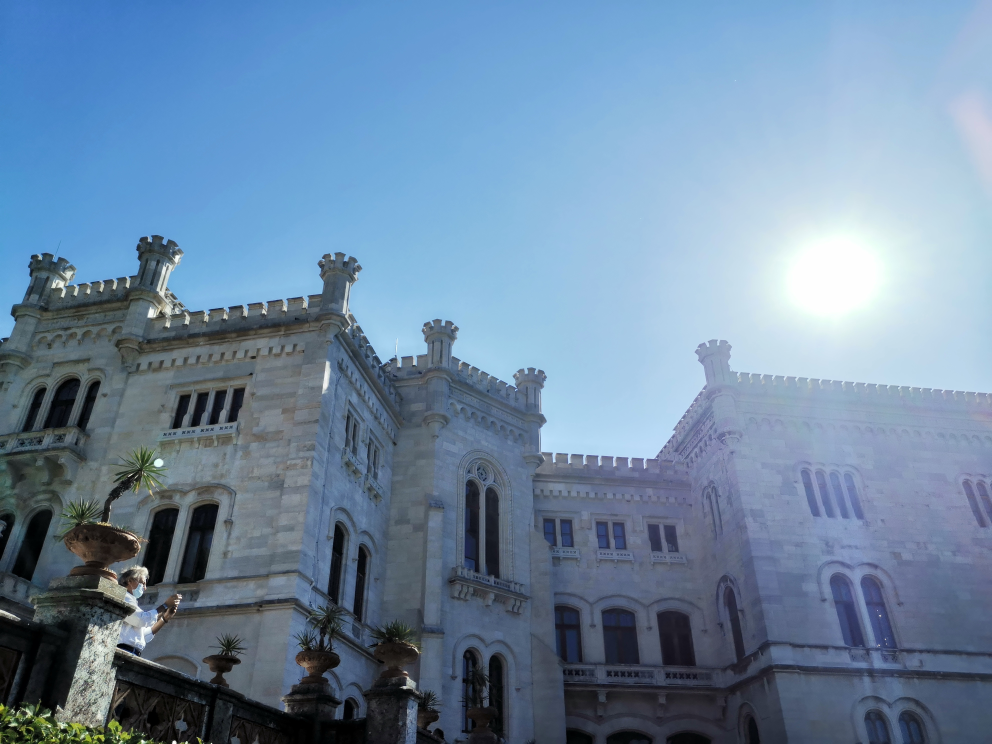
%> input picture matlab code/CastelloDiMiramare.jpg, 3968 x 2976 px (shown at 1/4 size)
$ octave mainHW.m   (GNU Octave 9; MATLAB toolbox functions it lacks are replaced by stand-ins)
%> lines starting %> are read from the running program, lines starting %| are printed output that depends on the picture; in (x1, y1, x2, y2) boxes, pixels count from 0 and x2, y2 are one past the last pixel; in counts of white or black regions, pixels touching at a corner belong together; the program's own positions count from 1
### matlab code/compute_edges.m
function [edges] = compute_edges(im_rgb,useGaussfilt)
img = im2double(im_rgb);
switch(useGaussfilt)
    case 1
        I = rgb2gray(img)./255;
        edges = edge(I, 'canny', [0.09 0.1], 1.4142);
    case 2
        img([1500:end],[1:end]) = imgaussfilt(img([1500:end],[1:end]),5);
        I = rgb2gray(img)./255;
        edges = edge(I, 'canny', [0.09 0.1], 1.4142);
    case 3
        img = imgaussfilt(img, 7);
        I = rgb2gray(img)./255;
        edges = edge(I, 'canny', [0.09 0.1], 1.4142);
    case 4
        img = histeq(img);
        img(1:end,3000:end) = imgaussfilt(img(1:end,3000:end),8);
        I = rgb2gray(img)./255;
        edges = edge(I, 'canny', [0.09 0.5], 1.4142);
    case 5
        img([1300:end],[1:end]) = imgaussfilt(img([1300:end],[1:end]),4);
        I = rgb2gray(img)./255;
        edges = edge(I, 'canny', [0.09 0.5], 1.4142);
    case 6
        img = histeq(img);
        img([1500:end],[1:end]) = imgaussfilt(img([1500:end],[1:end]),8);
        I = rgb2gray(img)./255;
        edges = edge(I, 'canny', 0.09, 1.4142);
    case 7
        img = histeq(img);
        img = imgaussfilt(img,8);
        I = rgb2gray(img)./255;
        edges = edge(I, 'canny', 0.09, 0.1);
    case 8
        I = double(rgb2gray(im_rgb))./255;
        [BW, th] = edge(I,'canny');
        th_modified = th.*[1.5, 2.5];
        edges = edge(I,'canny', th_modified);

end
end

### matlab code/mainHW.m
%% Initialization
clc
clear all
close all
% true if wanted to display all the images
debug = false;
% if true constant selection of lines, if false manual selection
auto_selection = true;
%% Load the image
im_rgb = imread('CastelloDiMiramare.jpg');

IMG_MAX_SIZE = max(size(im_rgb));
%> IMG_MAX_SIZE = 3968

if debug
    figure, imshow(im_rgb);
end
%% Extract the lines
% compute edges
edgs1 = compute_edges(im_rgb,1);
%> in compute_edges, `I = rgb2gray(img)./255;`:
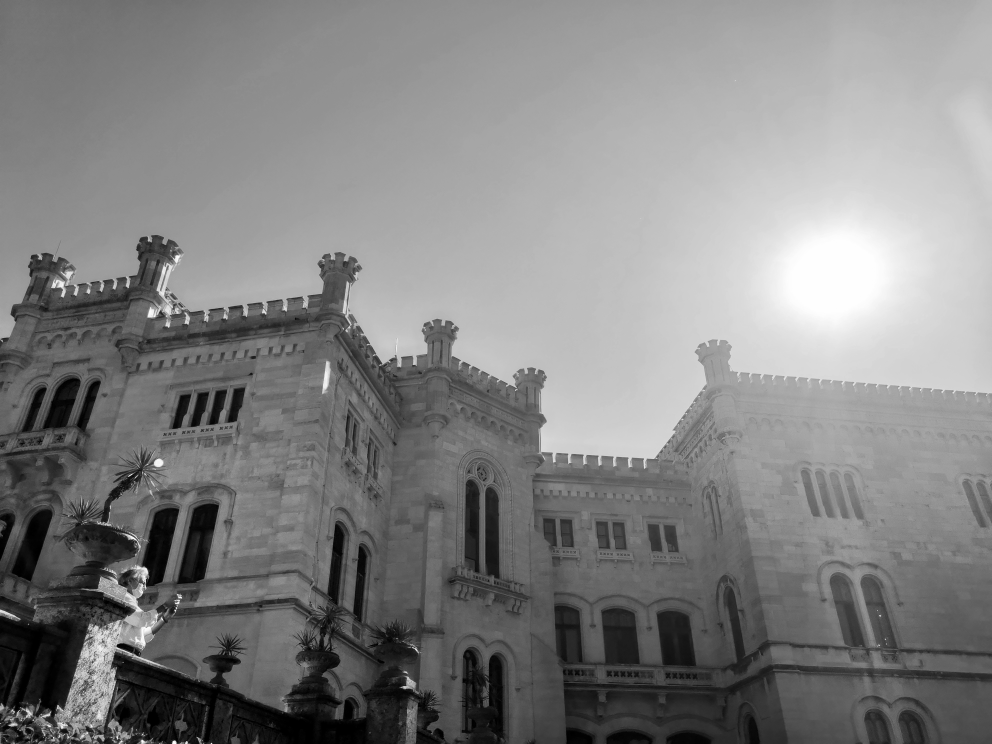
%> I: size 2976x3968 double (shown at 1/4 size); min 0, max 0.00392, mean 0.00201; drawn with min black and max white
%> in compute_edges, `edges = edge(I, 'canny', [0.09 0.1], 1.4142);`:
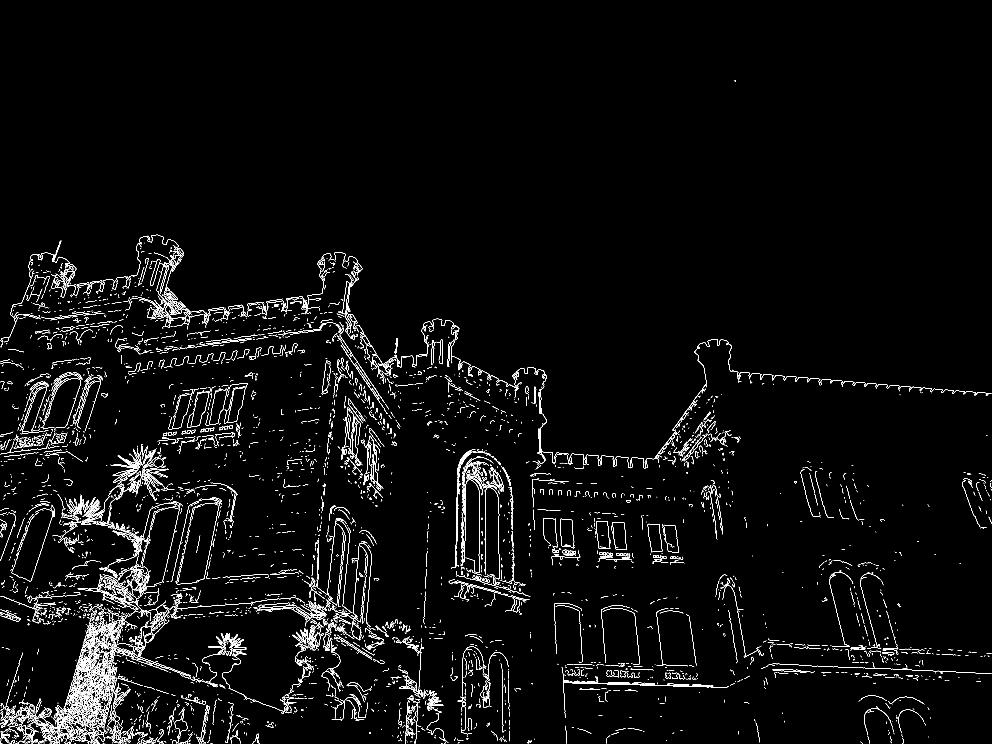
%> edges: size 2976x3968 logical (shown at 1/4 size); 1.6% white in thin lines or dots, all inside (x1, y1, x2, y2) = (1, 320, 3967, 2975)
edgs2 = compute_edges(im_rgb,2);
%> call 2 of compute_edges, with useGaussfilt = 2
%> in compute_edges (call 2), `edges = edge(I, 'canny', [0.09 0.1], 1.4142);`:
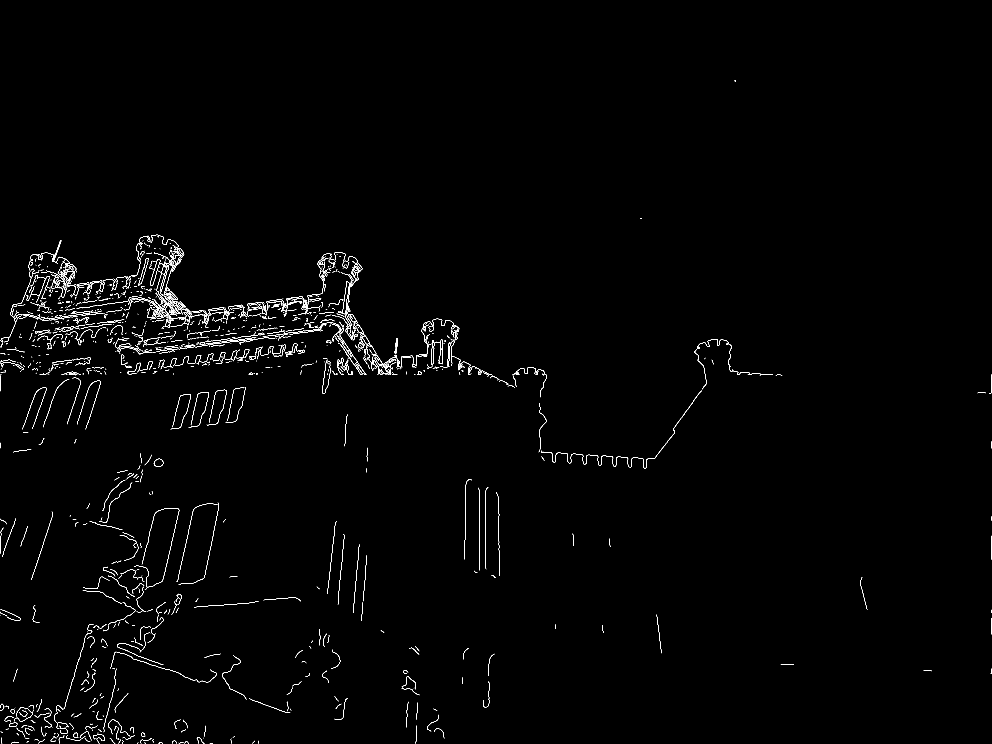
%> edges: size 2976x3968 logical (shown at 1/4 size); 0.55% white in thin lines or dots, all inside (x1, y1, x2, y2) = (1, 320, 3967, 2975)
edgs3 = compute_edges(im_rgb,3);
%> call 3 of compute_edges, with useGaussfilt = 3
%> in compute_edges (call 3), `edges = edge(I, 'canny', [0.09 0.1], 1.4142);`:
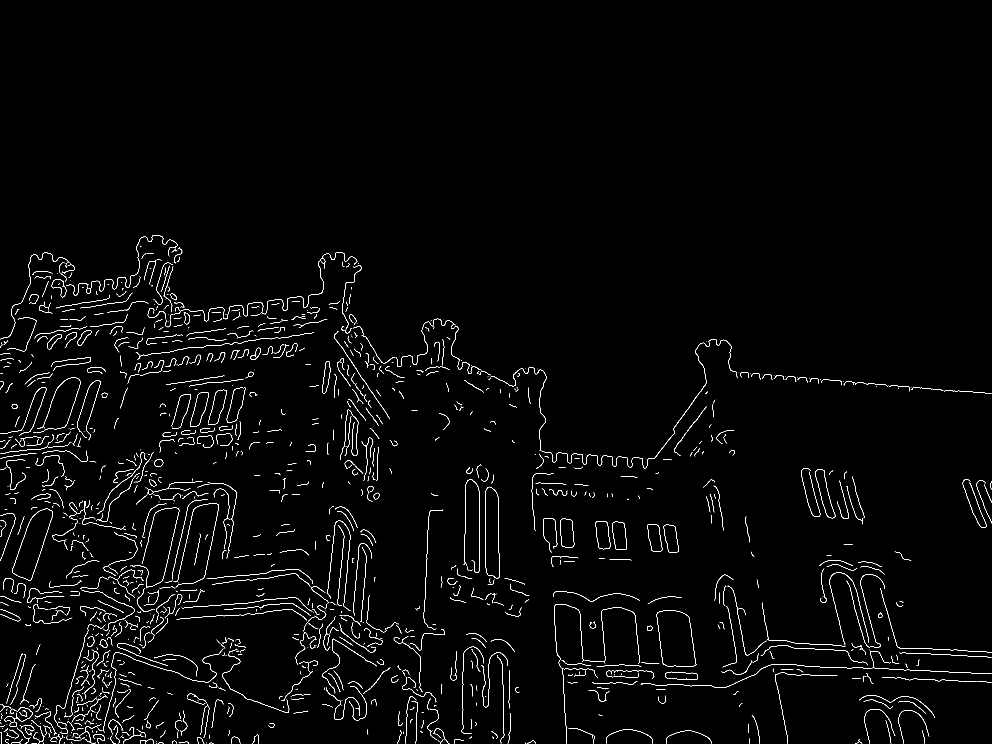
%> edges: size 2976x3968 logical (shown at 1/4 size); 0.96% white in thin lines or dots, all inside (x1, y1, x2, y2) = (1, 940, 3967, 2975)
%> (the run ends here)
